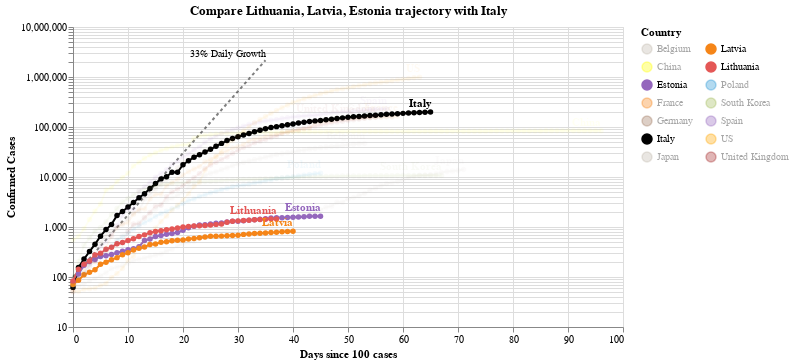

This figure's notebook cell:
### Code cell
#hide_input
chart3 = make_since_chart(dff2, ['Lithuania', 'Latvia', 'Estonia'], baseline_countries)
chart3

### Figure 1 — Vega-Lite specification as saved in the notebook (floating-point values rounded to 4 significant figures; data arrays with more than 128 entries replaced by an {"elided": "..."} marker saying what was removed)
{"config": {"view": {"continuousWidth": 400, "continuousHeight": 300}}, "layer": [{"mark": {"type": "line", "color": "black", "opacity": 0.5, "strokeDash": [3, 3]}, "encoding": {"x": {"type": "quantitative", "field": "Days since 100 cases"}, "y": {"type": "quantitative", "field": "Confirmed Cases"}}}, {"mark": {"type": "text", "align": "right", "dy": -6, "fontSize": 10, "text": "33% Daily Growth"}, "encoding": {"x": {"type": "quantitative", "field": "Days since 100 cases"}, "y": {"type": "quantitative", "field": "Confirmed Cases"}}, "transform": [{"filter": "(datum['Days since 100 cases'] >= 35)"}]}, {"data": {"name": "data-2e16ebd3bc33a2448d4cb2e180137546"}, "mark": {"type": "line", "point": true}, "encoding": {"color": {"type": "nominal", "field": "Country", "legend": {"columns": 2}, "scale": {"domain": ["Belgium", "China", "Estonia", "France", "Germany", "Italy", "Japan", "Latvia", "Lithuania", "Poland", "South Korea", "Spain", "US", "United Kingdom"], "range": ["#C1B7AD", "yellow", "#9467bd", "#F58518", "#9D755D", "black", "#C1B7AD", "#F58518", "#E45756", "#2495D3", "#A1BA59", "#9467bd", "orange", "brown"]}}, "opacity": {"condition": {"value": 1, "selection": "selector002"}, "value": 0.05}, "tooltip": [{"type": "nominal", "field": "Country"}, {"type": "temporal", "field": "Date"}, {"type": "quantitative", "field": "Confirmed Cases"}, {"type": "quantitative", "field": "Days since 100 cases"}], "x": {"type": "quantitative", "field": "Days since 100 cases"}, "y": {"type": "quantitative", "field": "Confirmed Cases", "scale": {"type": "log"}}}, "selection": {"selector002": {"type": "multi", "fields": ["Country"], "bind": "legend", "init": [{"Country": "Lithuania"}, {"Country": "Latvia"}, {"Country": "Estonia"}, {"Country": "Italy"}]}}, "width": 550}, {"data": {"name": "data-2e16ebd3bc33a2448d4cb2e180137546"}, "mark": {"type": "text", "align": "right", "dy": -8, "fontWeight": "bold"}, "encoding": {"color": {"type": "nominal", "field": "Country", "legend": {"columns": 2}, "scale": {"domain": ["Belgium", "China", "Estonia", "France", "Germany", "Italy", "Japan", "Latvia", "Lithuania", "Poland", "South Korea", "Spain", "US", "United Kingdom"], "range": ["#C1B7AD", "yellow", "#9467bd", "#F58518", "#9D755D", "black", "#C1B7AD", "#F58518", "#E45756", "#2495D3", "#A1BA59", "#9467bd", "orange", "brown"]}}, "opacity": {"condition": {"value": 1, "selection": "selector002"}, "value": 0.05}, "text": {"type": "nominal", "field": "Country"}, "tooltip": [{"type": "nominal", "field": "Country"}, {"type": "temporal", "field": "Date"}, {"type": "quantitative", "field": "Confirmed Cases"}, {"type": "quantitative", "field": "Days since 100 cases"}], "x": {"type": "quantitative", "field": "Days since 100 cases"}, "y": {"type": "quantitative", "field": "Confirmed Cases", "scale": {"type": "log"}}}, "transform": [{"filter": "(datum['Date'] >= 1587945600000)"}], "width": 550}], "data": {"name": "data-c1a3bbf4dd040f2e7e8e7a69520e3c2a"}, "title": "Compare Lithuania, Latvia, Estonia trajectory with Italy", "$schema": "https://vega.github.io/schema/vega-lite/v4.0.2.json", "datasets": {"data-c1a3bbf4dd040f2e7e8e7a69520e3c2a": [{"Days since 100 cases": 0, "Confirmed Cases": 100.0}, {"Days since 100 cases": 1, "Confirmed Cases": 133.0}, {"Days since 100 cases": 2, "Confirmed Cases": 176.9}, {"Days since 100 cases": 3, "Confirmed Cases": 235.3}, {"Days since 100 cases": 4, "Confirmed Cases": 312.9}, {"Days since 100 cases": 5, "Confirmed Cases": 416.2}, {"Days since 100 cases": 6, "Confirmed Cases": 553.5}, {"Days since 100 cases": 7, "Confirmed Cases": 736.1}, {"Days since 100 cases": 8, "Confirmed Cases": 979.1}, {"Days since 100 cases": 9, "Confirmed Cases": 1302.0}, {"Days since 100 cases": 10, "Confirmed Cases": 1732.0}, {"Days since 100 cases": 11, "Confirmed Cases": 2303.0}, {"Days since 100 cases": 12, "Confirmed Cases": 3064.0}, {"Days since 100 cases": 13, "Confirmed Cases": 4074.0}, {"Days since 100 cases": 14, "Confirmed Cases": 5419.0}, {"Days since 100 cases": 15, "Confirmed Cases": 7207.0}, {"Days since 100 cases": 16, "Confirmed Cases": 9586.0}, {"Days since 100 cases": 17, "Confirmed Cases": 12750.0}, {"Days since 100 cases": 18, "Confirmed Cases": 16960.0}, {"Days since 100 cases": 19, "Confirmed Cases": 22550.0}, {"Days since 100 cases": 20, "Confirmed Cases": 29990.0}, {"Days since 100 cases": 21, "Confirmed Cases": 39890.0}, {"Days since 100 cases": 22, "Confirmed Cases": 53060.0}, {"Days since 100 cases": 23, "Confirmed Cases": 70560.0}, {"Days since 100 cases": 24, "Confirmed Cases": 93850.0}, {"Days since 100 cases": 25, "Confirmed Cases": 124800.0}, {"Days since 100 cases": 26, "Confirmed Cases": 166000.0}, {"Days since 100 cases": 27, "Confirmed Cases": 220800.0}, {"Days since 100 cases": 28, "Confirmed Cases": 293700.0}, {"Days since 100 cases": 29, "Confirmed Cases": 390600.0}, {"Days since 100 cases": 30, "Confirmed Cases": 519500.0}, {"Days since 100 cases": 31, "Confirmed Cases": 690900.0}, {"Days since 100 cases": 32, "Confirmed Cases": 918900.0}, {"Days since 100 cases": 33, "Confirmed Cases": 1222000.0}, {"Days since 100 cases": 34, "Confirmed Cases": 1625000.0}, {"Days since 100 cases": 35, "Confirmed Cases": 2162000.0}], "data-2e16ebd3bc33a2448d4cb2e180137546": {"elided": "825 records"}}}
